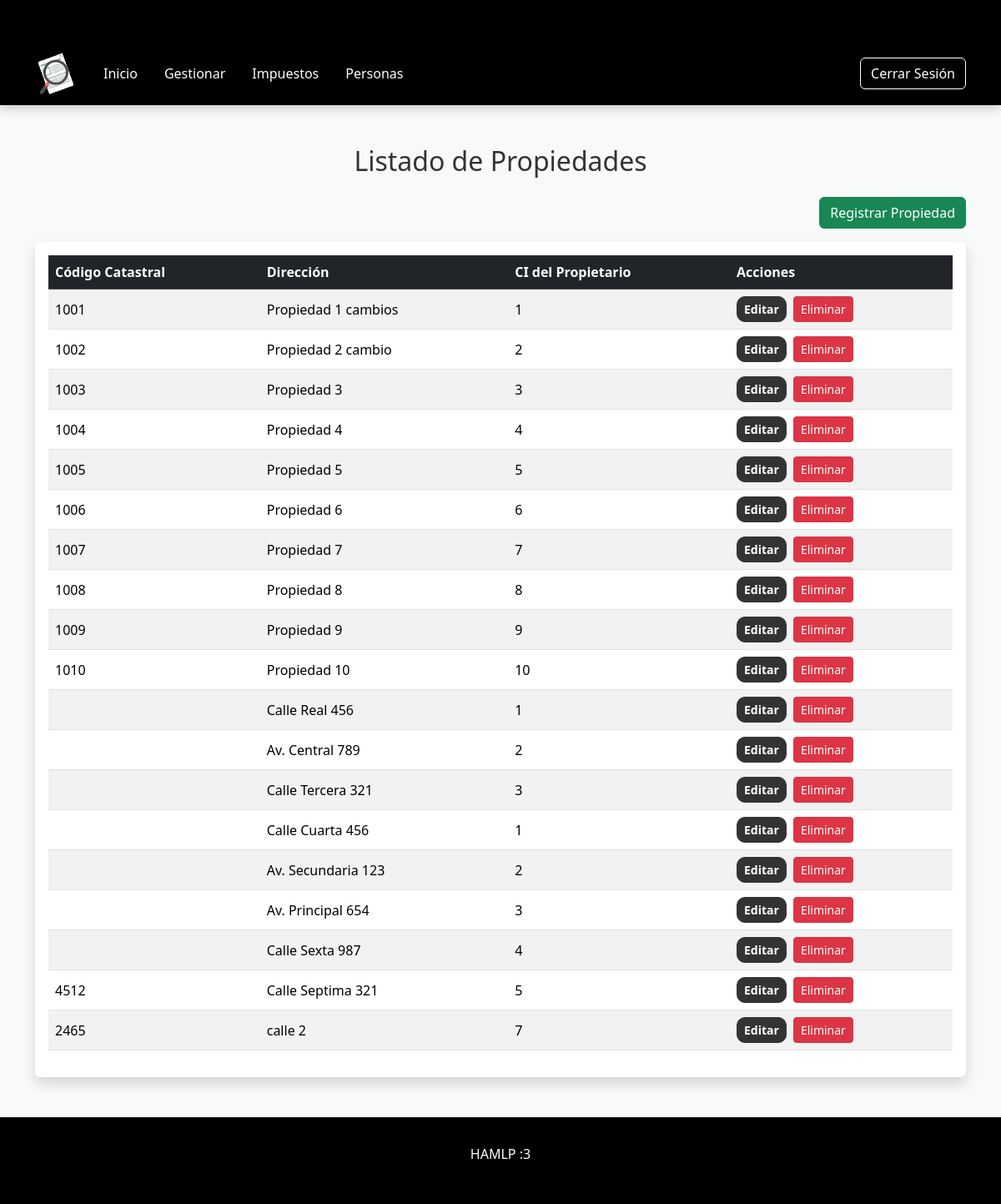
The page /7/propiedades.php on the database its author committed.
### tables this page shows
CREATE TABLE `propiedad` (
  `idPropiedad` int(11) NOT NULL,
  `codCtastral` int(20) DEFAULT NULL,
  `direccion` varchar(250) DEFAULT NULL,
  `ci` int(11) DEFAULT NULL,
  `latitud` double DEFAULT NULL,
  `longitud` double DEFAULT NULL
);

### 7/propiedades.php (the view, shortened to what this page needs)
<?php
include "template/cabeceralog.php";
include "conexion.php";
$sql = "SELECT idPropiedad, codCtastral, direccion, ci FROM propiedad";
$result = $conn->query($sql);
?>
<div class="container mt-5">
    <h2 class="text-center mb-4">Listado de Propiedades</h2>
    <div class="text-end mb-3">
        <a href="registropropiedad.php" class="btn btn-success">Registrar Propiedad</a>
    </div>
    <div class="table-responsive shadow p-3 mb-5 bg-body rounded">
        <table class="table table-striped table-hover align-middle">
            <thead class="table-dark">
                <tr>
                    <th>Código Catastral</th>
                    <th>Dirección</th>
                    <th>CI del Propietario</th>
                    <th>Acciones</th>
                </tr>
            </thead>
            <tbody>
                <?php
                if ($result->num_rows > 0) {
                    while($row = $result->fetch_assoc()) {
                        echo "<tr>";
                        echo "<td>" . $row["codCtastral"] . "</td>";
                        echo "<td>" . $row["direccion"] . "</td>";
                        echo "<td>" . $row["ci"] . "</td>";
                        echo "<td>";
                        echo "<a href='editarpropiedad.php?id=" . $row["idPropiedad"] . "' class='btn btn-primary btn-sm me-2'>Editar</a>";
                        echo "<a href='eliminarpropiedad.php?id=" . $row["idPropiedad"] . "' class='btn btn-danger btn-sm' onclick='return confirm(\"¿Estás seguro de que deseas eliminar esta propiedad?\")'>Eliminar</a>";
                        echo "</td>";
                        echo "</tr>";
                    }
                } else {
                    echo "<tr><td colspan='4' class='text-center'>No hay propiedades registradas.</td></tr>";
                }
                ?>
            </tbody>
        </table>
    </div>
</div>
<?php
include "template/pie.php";
?>

### 7/template/cabeceralog.php (style rules this page uses)
body { font-family: 'Segoe UI', Tahoma, Geneva, Verdana, sans-serif; background-color: #f8f9fa; color: #333; }
.container { margin-top: 50px; }
.btn-primary { background-color: #333; border-color: #333; border-radius: 10px; font-weight: bold; transition: background-color 0.3s ease; }

### rows shown on the page
propiedad: codCtastral "1001", direccion "Propiedad 1 cambios", ci "1"
propiedad: codCtastral "1002", direccion "Propiedad 2 cambio", ci "2"
propiedad: codCtastral "1003", direccion "Propiedad 3", ci "3"
propiedad: codCtastral "1004", direccion "Propiedad 4", ci "4"
propiedad: codCtastral "1005", direccion "Propiedad 5", ci "5"
propiedad: codCtastral "1006", direccion "Propiedad 6", ci "6"
propiedad: codCtastral "1007", direccion "Propiedad 7", ci "7"
propiedad: codCtastral "1008", direccion "Propiedad 8", ci "8"
propiedad: codCtastral "1009", direccion "Propiedad 9", ci "9"
propiedad: codCtastral "1010", direccion "Propiedad 10", ci "10"
propiedad: direccion "Calle Real 456", ci "1"
propiedad: direccion "Av. Central 789", ci "2"
propiedad: direccion "Calle Tercera 321", ci "3"
propiedad: direccion "Calle Cuarta 456", ci "1"
propiedad: direccion "Av. Secundaria 123", ci "2"
propiedad: direccion "Av. Principal 654", ci "3"
propiedad: direccion "Calle Sexta 987", ci "4"
propiedad: codCtastral "4512", direccion "Calle Septima 321", ci "5"
propiedad: codCtastral "2465", direccion "calle 2", ci "7"
